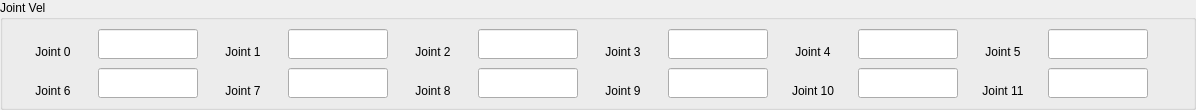
            <widget class="QGroupBox" name="groupBox_joint_vel">
             <property name="minimumSize">
              <size>
               <width>300</width>
               <height>110</height>
              </size>
             </property>
             <property name="maximumSize">
              <size>
               <width>5200</width>
               <height>110</height>
              </size>
             </property>
             <property name="title">
              <string>Joint Vel</string>
             </property>
             <layout class="QGridLayout" name="gridLayout_15">
              <property name="leftMargin">
               <number>5</number>
              </property>
              <property name="topMargin">
               <number>0</number>
              </property>
              <property name="rightMargin">
               <number>5</number>
              </property>
              <property name="bottomMargin">
               <number>0</number>
              </property>
              <property name="spacing">
               <number>0</number>
              </property>
              <item row="2" column="7">
               <widget class="QLineEdit" name="lineEdit_joint_vel_9">
                <property name="minimumSize">
                 <size>
                  <width>80</width>
                  <height>30</height>
                 </size>
                </property>
                <property name="maximumSize">
                 <size>
                  <width>100</width>
                  <height>30</height>
                 </size>
                </property>
                <property name="text">
                 <string/>
                </property>
                <property name="alignment">
                 <set>Qt::AlignLeading|Qt::AlignLeft|Qt::AlignVCenter</set>
                </property>
               </widget>
              </item>
              <item row="0" column="10">
               <widget class="QLabel" name="label_91">
                <property name="minimumSize">
                 <size>
                  <width>90</width>
                  <height>30</height>
                 </size>
                </property>
                <property name="maximumSize">
                 <size>
                  <width>90</width>
                  <height>30</height>
                 </size>
                </property>
                <property name="text">
                 <string>Joint 5</string>
                </property>
                <property name="alignment">
                 <set>Qt::AlignBottom|Qt::AlignHCenter</set>
                </property>
               </widget>
              </item>
              <item row="2" column="9">
               <widget class="QLineEdit" name="lineEdit_joint_vel_10">
                <property name="minimumSize">
                 <size>
                  <width>80</width>
                  <height>30</height>
                 </size>
                </property>
                <property name="maximumSize">
                 <size>
                  <width>100</width>
                  <height>30</height>
                 </size>
                </property>
                <property name="text">
                 <string/>
                </property>
                <property name="alignment">
                 <set>Qt::AlignLeading|Qt::AlignLeft|Qt::AlignVCenter</set>
                </property>
               </widget>
              </item>
              <item row="0" column="0">
               <widget class="QLabel" name="label_93">
                <property name="minimumSize">
                 <size>
                  <width>90</width>
                  <height>30</height>
                 </size>
                </property>
                <property name="maximumSize">
                 <size>
                  <width>90</width>
                  <height>30</height>
                 </size>
                </property>
                <property name="text">
                 <string>Joint 0</string>
                </property>
                <property name="alignment">
                 <set>Qt::AlignBottom|Qt::AlignHCenter</set>
                </property>
               </widget>
              </item>
              <item row="0" column="7">
               <widget class="QLineEdit" name="lineEdit_joint_vel_3">
                <property name="minimumSize">
                 <size>
                  <width>80</width>
                  <height>30</height>
                 </size>
                </property>
                <property name="maximumSize">
                 <size>
                  <width>100</width>
                  <height>30</height>
                 </size>
                </property>
                <property name="text">
                 <string/>
                </property>
                <property name="alignment">
                 <set>Qt::AlignLeading|Qt::AlignLeft|Qt::AlignVCenter</set>
                </property>
               </widget>
              </item>
              <item row="2" column="11">
               <widget class="QLineEdit" name="lineEdit_joint_vel_11">
                <property name="minimumSize">
                 <size>
                  <width>80</width>
                  <height>30</height>
                 </size>
                </property>
                <property name="maximumSize">
                 <size>
                  <width>100</width>
                  <height>30</height>
                 </size>
                </property>
                <property name="text">
                 <string/>
                </property>
                <property name="alignment">
                 <set>Qt::AlignLeading|Qt::AlignLeft|Qt::AlignVCenter</set>
                </property>
               </widget>
              </item>
              <item row="0" column="11">
               <widget class="QLineEdit" name="lineEdit_joint_vel_5">
                <property name="minimumSize">
                 <size>
                  <width>80</width>
                  <height>30</height>
                 </size>
                </property>
                <property name="maximumSize">
                 <size>
                  <width>100</width>
                  <height>30</height>
                 </size>
                </property>
                <property name="text">
                 <string/>
                </property>
                <property name="alignment">
                 <set>Qt::AlignLeading|Qt::AlignLeft|Qt::AlignVCenter</set>
                </property>
               </widget>
              </item>
              <item row="0" column="9">
               <widget class="QLineEdit" name="lineEdit_joint_vel_4">
                <property name="minimumSize">
                 <size>
                  <width>80</width>
                  <height>30</height>
                 </size>
                </property>
                <property name="maximumSize">
                 <size>
                  <width>100</width>
                  <height>30</height>
                 </size>
                </property>
                <property name="text">
                 <string/>
                </property>
                <property name="alignment">
                 <set>Qt::AlignLeading|Qt::AlignLeft|Qt::AlignVCenter</set>
                </property>
               </widget>
              </item>
              <item row="0" column="5">
               <widget class="QLineEdit" name="lineEdit_joint_vel_2">
                <property name="minimumSize">
                 <size>
                  <width>80</width>
                  <height>30</height>
                 </size>
                </property>
                <property name="maximumSize">
                 <size>
                  <width>100</width>
                  <height>30</height>
                 </size>
                </property>
                <property name="text">
                 <string/>
                </property>
                <property name="alignment">
                 <set>Qt::AlignLeading|Qt::AlignLeft|Qt::AlignVCenter</set>
                </property>
               </widget>
              </item>
              <item row="0" column="1">
               <widget class="QLineEdit" name="lineEdit_joint_vel_0">
                <property name="minimumSize">
                 <size>
                  <width>80</width>
                  <height>30</height>
                 </size>
                </property>
                <property name="maximumSize">
                 <size>
                  <width>100</width>
                  <height>30</height>
                 </size>
                </property>
                <property name="text">
                 <string/>
                </property>
                <property name="alignment">
                 <set>Qt::AlignLeading|Qt::AlignLeft|Qt::AlignVCenter</set>
                </property>
               </widget>
              </item>
              <item row="0" column="3">
               <widget class="QLineEdit" name="lineEdit_joint_vel_1">
                <property name="minimumSize">
                 <size>
                  <width>80</width>
                  <height>30</height>
                 </size>
                </property>
                <property name="maximumSize">
                 <size>
                  <width>100</width>
                  <height>30</height>
                 </size>
                </property>
                <property name="text">
                 <string/>
                </property>
                <property name="alignment">
                 <set>Qt::AlignLeading|Qt::AlignLeft|Qt::AlignVCenter</set>
                </property>
               </widget>
              </item>
              <item row="2" column="8">
               <widget class="QLabel" name="label_101">
                <property name="minimumSize">
                 <size>
                  <width>90</width>
                  <height>30</height>
                 </size>
                </property>
                <property name="maximumSize">
                 <size>
                  <width>90</width>
                  <height>30</height>
                 </size>
                </property>
                <property name="text">
                 <string>Joint 10</string>
                </property>
                <property name="alignment">
                 <set>Qt::AlignBottom|Qt::AlignHCenter</set>
                </property>
               </widget>
              </item>
              <item row="0" column="2">
               <widget class="QLabel" name="label_92">
                <property name="minimumSize">
                 <size>
                  <width>90</width>
                  <height>30</height>
                 </size>
                </property>
                <property name="maximumSize">
                 <size>
                  <width>90</width>
                  <height>30</height>
                 </size>
                </property>
                <property name="text">
                 <string>Joint 1</string>
                </property>
                <property name="alignment">
                 <set>Qt::AlignBottom|Qt::AlignHCenter</set>
                </property>
               </widget>
              </item>
              <item row="2" column="2">
               <widget class="QLabel" name="label_98">
                <property name="minimumSize">
                 <size>
                  <width>90</width>
                  <height>30</height>
                 </size>
                </property>
                <property name="maximumSize">
                 <size>
                  <width>90</width>
                  <height>30</height>
                 </size>
                </property>
                <property name="text">
                 <string>Joint 7</string>
                </property>
                <property name="alignment">
                 <set>Qt::AlignBottom|Qt::AlignHCenter</set>
                </property>
               </widget>
              </item>
              <item row="0" column="8">
               <widget class="QLabel" name="label_94">
                <property name="minimumSize">
                 <size>
                  <width>90</width>
                  <height>30</height>
                 </size>
                </property>
                <property name="maximumSize">
                 <size>
                  <width>90</width>
                  <height>30</height>
                 </size>
                </property>
                <property name="text">
                 <string>Joint 4</string>
                </property>
                <property name="alignment">
                 <set>Qt::AlignBottom|Qt::AlignHCenter</set>
                </property>
               </widget>
              </item>
              <item row="2" column="0">
               <widget class="QLabel" name="label_97">
                <property name="minimumSize">
                 <size>
                  <width>90</width>
                  <height>30</height>
                 </size>
                </property>
                <property name="maximumSize">
                 <size>
                  <width>90</width>
                  <height>30</height>
                 </size>
                </property>
                <property name="text">
                 <string>Joint 6</string>
                </property>
                <property name="alignment">
                 <set>Qt::AlignBottom|Qt::AlignHCenter</set>
                </property>
               </widget>
              </item>
              <item row="2" column="1">
               <widget class="QLineEdit" name="lineEdit_joint_vel_6">
                <property name="minimumSize">
                 <size>
                  <width>80</width>
                  <height>30</height>
                 </size>
                </property>
                <property name="maximumSize">
                 <size>
                  <width>100</width>
                  <height>30</height>
                 </size>
                </property>
                <property name="text">
                 <string/>
                </property>
                <property name="alignment">
                 <set>Qt::AlignLeading|Qt::AlignLeft|Qt::AlignVCenter</set>
                </property>
               </widget>
              </item>
              <item row="0" column="6">
               <widget class="QLabel" name="label_96">
                <property name="minimumSize">
                 <size>
                  <width>90</width>
                  <height>30</height>
                 </size>
                </property>
                <property name="maximumSize">
                 <size>
                  <width>90</width>
                  <height>30</height>
                 </size>
                </property>
                <property name="text">
                 <string>Joint 3</string>
                </property>
                <property name="alignment">
                 <set>Qt::AlignBottom|Qt::AlignHCenter</set>
                </property>
               </widget>
              </item>
              <item row="2" column="4">
               <widget class="QLabel" name="label_99">
                <property name="minimumSize">
                 <size>
                  <width>90</width>
                  <height>30</height>
                 </size>
                </property>
                <property name="maximumSize">
                 <size>
                  <width>90</width>
                  <height>30</height>
                 </size>
                </property>
                <property name="text">
                 <string>Joint 8</string>
                </property>
                <property name="alignment">
                 <set>Qt::AlignBottom|Qt::AlignHCenter</set>
                </property>
               </widget>
              </item>
              <item row="2" column="3">
               <widget class="QLineEdit" name="lineEdit_joint_vel_7">
                <property name="minimumSize">
                 <size>
                  <width>80</width>
                  <height>30</height>
                 </size>
                </property>
                <property name="maximumSize">
                 <size>
                  <width>100</width>
                  <height>30</height>
                 </size>
                </property>
                <property name="text">
                 <string/>
                </property>
                <property name="alignment">
                 <set>Qt::AlignLeading|Qt::AlignLeft|Qt::AlignVCenter</set>
                </property>
               </widget>
              </item>
              <item row="2" column="5">
               <widget class="QLineEdit" name="lineEdit_joint_vel_8">
                <property name="minimumSize">
                 <size>
                  <width>80</width>
                  <height>30</height>
                 </size>
                </property>
                <property name="maximumSize">
                 <size>
                  <width>100</width>
                  <height>30</height>
                 </size>
                </property>
                <property name="text">
                 <string/>
                </property>
                <property name="alignment">
                 <set>Qt::AlignLeading|Qt::AlignLeft|Qt::AlignVCenter</set>
                </property>
               </widget>
              </item>
              <item row="2" column="10">
               <widget class="QLabel" name="label_102">
                <property name="minimumSize">
                 <size>
                  <width>90</width>
                  <height>30</height>
                 </size>
                </property>
                <property name="maximumSize">
                 <size>
                  <width>90</width>
                  <height>30</height>
                 </size>
                </property>
                <property name="text">
                 <string>Joint 11</string>
                </property>
                <property name="alignment">
                 <set>Qt::AlignBottom|Qt::AlignHCenter</set>
                </property>
               </widget>
              </item>
              <item row="0" column="4">
               <widget class="QLabel" name="label_95">
                <property name="minimumSize">
                 <size>
                  <width>90</width>
                  <height>30</height>
                 </size>
                </property>
                <property name="maximumSize">
                 <size>
                  <width>90</width>
                  <height>30</height>
                 </size>
                </property>
                <property name="text">
                 <string>Joint 2</string>
                </property>
                <property name="alignment">
                 <set>Qt::AlignBottom|Qt::AlignHCenter</set>
                </property>
               </widget>
              </item>
              <item row="0" column="12">
               <spacer name="horizontalSpacer_10">
                <property name="orientation">
                 <enum>Qt::Horizontal</enum>
                </property>
                <property name="sizeHint" stdset="0">
                 <size>
                  <width>40</width>
                  <height>20</height>
                 </size>
                </property>
               </spacer>
              </item>
              <item row="2" column="6">
               <widget class="QLabel" name="label_100">
                <property name="minimumSize">
                 <size>
                  <width>90</width>
                  <height>30</height>
                 </size>
                </property>
                <property name="maximumSize">
                 <size>
                  <width>90</width>
                  <height>30</height>
                 </size>
                </property>
                <property name="text">
                 <string>Joint 9</string>
                </property>
                <property name="alignment">
                 <set>Qt::AlignBottom|Qt::AlignHCenter</set>
                </property>
               </widget>
              </item>
             </layout>
            </widget>
